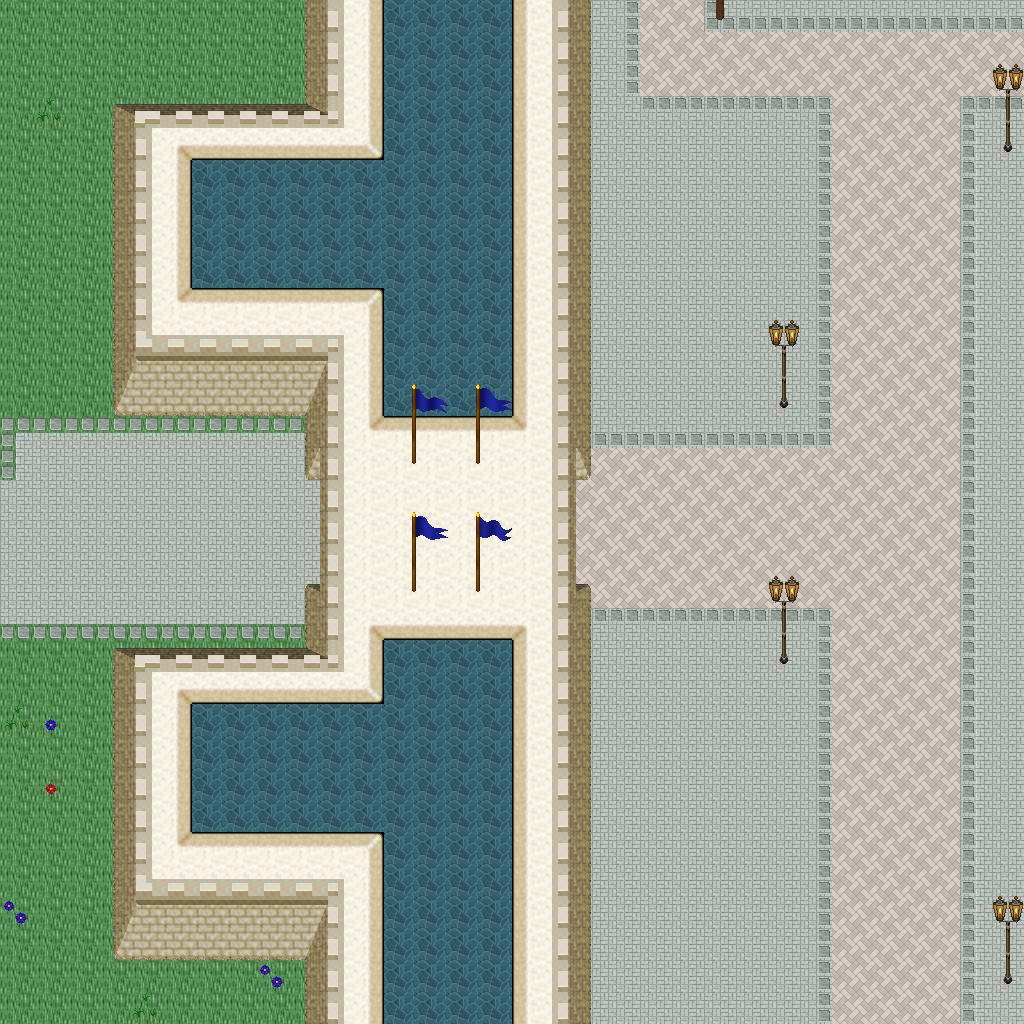

Rendered tile map (Tiled .tmx) drawn with the repository's tilesets; below, a short description and the map source with its tile grids summarised:
An orthogonal 32x32 tile map with 32x32 px tiles, 5 tile layers (Ground, Objects, Objects2, Above, ...), 1 hidden layer not drawn, 49 tilesets.

<map version="1.10" tiledversion="1.11.0" orientation="orthogonal" renderorder="right-down" width="32" height="32" tilewidth="32" tileheight="32" infinite="0" nextlayerid="11" nextobjectid="1">
 <tileset firstgid="1" name="ground_ground" tilewidth="32" tileheight="32" tilecount="33" columns="3">
  <image source="../drawable/ground_ground.png" width="96" height="352" />
 </tileset>
 <tileset firstgid="34" name="building_castle" tilewidth="32" tileheight="32" tilecount="320" columns="20">
  <image source="../drawable/building_castle.png" width="640" height="512" />
 </tileset>
 <tileset firstgid="354" name="furniture_carpet_carpets_2" tilewidth="32" tileheight="32" tilecount="20" columns="4">
  <image source="../drawable/furniture_carpet_carpets_2.png" width="128" height="160" />
 </tileset>
 <tileset firstgid="374" name="ground_indoor_tiles" tilewidth="32" tileheight="32" tilecount="8" columns="2">
  <image source="../drawable/ground_indoor_tiles.png" width="64" height="128" />
 </tileset>
 <tileset firstgid="382" name="ground_water_pool" tilewidth="32" tileheight="32" tilecount="72" columns="3">
  <image source="../drawable/ground_water_pool.png" width="96" height="768" />
 </tileset>
 <tileset firstgid="454" name="ground_brown_paving" tilewidth="32" tileheight="32" tilecount="2" columns="2">
  <image source="../drawable/ground_brown_paving.png" width="64" height="32" />
 </tileset>
 <tileset firstgid="456" name="ground_spikes" tilewidth="32" tileheight="32" tilecount="1" columns="1">
  <image source="../drawable/ground_spikes.png" width="32" height="32" />
 </tileset>
 <tileset firstgid="457" name="ground_ridge_earth_dark" tilewidth="32" tileheight="32" tilecount="96" columns="12">
  <image source="../drawable/ground_ridge_earth_dark.png" width="384" height="256" />
 </tileset>
 <tileset firstgid="553" name="plant_grasses" tilewidth="32" tileheight="32" tilecount="6" columns="3">
  <image source="../drawable/plant_grasses.png" width="96" height="64" />
 </tileset>
 <tileset firstgid="559" name="ground_water_pool_corners" tilewidth="32" tileheight="32" tilecount="72" columns="3">
  <image source="../drawable/ground_water_pool_corners.png" width="96" height="768" />
 </tileset>
 <tileset firstgid="631" name="building_fence_fence_chunky" tilewidth="32" tileheight="32" tilecount="21" columns="3">
  <image source="../drawable/building_fence_fence_chunky.png" width="96" height="224" />
 </tileset>
 <tileset firstgid="652" name="ground_earth_edges" tilewidth="32" tileheight="32" tilecount="18" columns="6">
  <image source="../drawable/ground_earth_edges.png" width="192" height="96" />
 </tileset>
 <tileset firstgid="670" name="ground_rock_pebbles" tilewidth="32" tileheight="32" tilecount="3" columns="1">
  <image source="../drawable/ground_rock_pebbles.png" width="32" height="96" />
 </tileset>
 <tileset firstgid="673" name="ground_square_patch" tilewidth="32" tileheight="32" tilecount="9" columns="3">
  <image source="../drawable/ground_square_patch.png" width="96" height="96" />
 </tileset>
 <tileset firstgid="682" name="plant_leaves" tilewidth="32" tileheight="32" tilecount="8" columns="4">
  <image source="../drawable/plant_leaves.png" width="128" height="64" />
 </tileset>
 <tileset firstgid="690" name="item_corpse_skull_dark" tilewidth="32" tileheight="32" tilecount="2" columns="2">
  <image source="../drawable/item_corpse_skull_dark.png" width="64" height="32" />
 </tileset>
 <tileset firstgid="692" name="item_corpse_skeleton" tilewidth="32" tileheight="32" tilecount="4" columns="2">
  <image source="../drawable/item_corpse_skeleton.png" width="64" height="64" />
 </tileset>
 <tileset firstgid="696" name="furniture_table_grey_fancy" tilewidth="32" tileheight="32" tilecount="9" columns="3">
  <image source="../drawable/furniture_table_grey_fancy.png" width="96" height="96" />
 </tileset>
 <tileset firstgid="705" name="furniture_table_grey_long" tilewidth="32" tileheight="32" tilecount="4" columns="2">
  <image source="../drawable/furniture_table_grey_long.png" width="64" height="64" />
 </tileset>
 <tileset firstgid="709" name="furniture_table_grey_plain" tilewidth="32" tileheight="32" tilecount="9" columns="3">
  <image source="../drawable/furniture_table_grey_plain.png" width="96" height="96" />
 </tileset>
 <tileset firstgid="718" name="item_gothic_slab" tilewidth="32" tileheight="32" tilecount="1" columns="1">
  <image source="../drawable/item_gothic_slab.png" width="32" height="32" />
 </tileset>
 <tileset firstgid="719" name="logic_creature_gnome" tilewidth="32" tileheight="32" tilecount="6" columns="6">
  <image source="../drawable/logic_creature_gnome.png" width="192" height="32" />
 </tileset>
 <tileset firstgid="725" name="logic_creature_animal" tilewidth="32" tileheight="32" tilecount="32" columns="8">
  <image source="../drawable/logic_creature_animal.png" width="256" height="128" />
 </tileset>
 <tileset firstgid="757" name="logic_collision" tilewidth="32" tileheight="32" tilecount="1" columns="1">
  <image source="../drawable/logic_collision.png" width="32" height="32" />
 </tileset>
 <tileset firstgid="758" name="ground_water_pool_deep" tilewidth="32" tileheight="32" tilecount="72" columns="3">
  <image source="../drawable/ground_water_pool_deep.png" width="96" height="768" />
 </tileset>
 <tileset firstgid="830" name="object_suspension_bridge" tilewidth="32" tileheight="32" tilecount="24" columns="3">
  <image source="../drawable/object_suspension_bridge.png" width="96" height="256" />
 </tileset>
 <tileset firstgid="854" name="plant_flower_daisy_blue" tilewidth="32" tileheight="32" tilecount="8" columns="2">
  <image source="../drawable/plant_flower_daisy_blue.png" width="64" height="128" />
 </tileset>
 <tileset firstgid="862" name="plant_flower_daisy_red" tilewidth="32" tileheight="32" tilecount="8" columns="2">
  <image source="../drawable/plant_flower_daisy_red.png" width="64" height="128" />
 </tileset>
 <tileset firstgid="870" name="plant_flower_daisy_white" tilewidth="32" tileheight="32" tilecount="8" columns="2">
  <image source="../drawable/plant_flower_daisy_white.png" width="64" height="128" />
 </tileset>
 <tileset firstgid="878" name="plant_flower_daisy_yellow" tilewidth="32" tileheight="32" tilecount="8" columns="2">
  <image source="../drawable/plant_flower_daisy_yellow.png" width="64" height="128" />
 </tileset>
 <tileset firstgid="886" name="plant_tree_tree_green" tilewidth="32" tileheight="32" tilecount="88" columns="8">
  <image source="../drawable/plant_tree_tree_green.png" width="256" height="352" />
 </tileset>
 <tileset firstgid="974" name="ground_rock_pebbles" tilewidth="32" tileheight="32" tilecount="3" columns="1">
  <image source="../drawable/ground_rock_pebbles.png" width="32" height="96" />
 </tileset>
 <tileset firstgid="977" name="item_banners_flag" tilewidth="32" tileheight="32" tilecount="12" columns="3">
  <image source="../drawable/item_banners_flag.png" width="96" height="128" />
 </tileset>
 <tileset firstgid="989" name="item_flagpole" tilewidth="32" tileheight="32" tilecount="3" columns="1">
  <image source="../drawable/item_flagpole.png" width="32" height="96" />
 </tileset>
 <tileset firstgid="992" name="furniture_chair_bench_white" tilewidth="32" tileheight="32" tilecount="8" columns="2">
  <image source="../drawable/furniture_chair_bench_white.png" width="64" height="128" />
 </tileset>
 <tileset firstgid="1000" name="item_statue_flowered_arch" tilewidth="32" tileheight="32" tilecount="24" columns="6">
  <image source="../drawable/item_statue_flowered_arch.png" width="192" height="128" />
 </tileset>
 <tileset firstgid="1024" name="building_decoration_block" tilewidth="32" tileheight="32" tilecount="2" columns="2">
  <image source="../drawable/building_decoration_block.png" width="64" height="32" />
 </tileset>
 <tileset firstgid="1026" name="building_decoration_orbpedestal" tilewidth="32" tileheight="32" tilecount="2" columns="1">
  <image source="../drawable/building_decoration_orbpedestal.png" width="32" height="64" />
 </tileset>
 <tileset firstgid="1028" name="item_statue_urn_with_flowers" tilewidth="32" tileheight="32" tilecount="2" columns="1">
  <image source="../drawable/item_statue_urn_with_flowers.png" width="32" height="64" />
 </tileset>
 <tileset firstgid="1030" name="building_decoration_pool" tilewidth="32" tileheight="32" tilecount="9" columns="3">
  <image source="../drawable/building_decoration_pool.png" width="96" height="96" />
 </tileset>
 <tileset firstgid="1039" name="item_statue_romanic_art1" tilewidth="32" tileheight="32" tilecount="4" columns="2">
  <image source="../drawable/item_statue_romanic_art1.png" width="64" height="64" />
 </tileset>
 <tileset firstgid="1043" name="building_wall_int_clay" tilewidth="32" tileheight="32" tilecount="100" columns="10">
  <image source="../drawable/building_wall_int_clay.png" width="320" height="320" />
 </tileset>
 <tileset firstgid="1143" name="ground_green_paving" tilewidth="32" tileheight="32" tilecount="18" columns="3">
  <image source="../drawable/ground_green_paving.png" width="96" height="192" />
 </tileset>
 <tileset firstgid="1161" name="logic_protection" tilewidth="32" tileheight="32" tilecount="2" columns="2">
  <image source="../drawable/logic_protection.png" width="64" height="32" />
 </tileset>
 <tileset firstgid="1163" name="furniture_other_stick" tilewidth="32" tileheight="32" tilecount="2" columns="1">
  <image source="../drawable/furniture_other_stick.png" width="32" height="64" />
 </tileset>
 <tileset firstgid="1165" name="item_scrying_orb" tilewidth="32" tileheight="32" tilecount="8" columns="8">
  <image source="../drawable/item_scrying_orb.png" width="256" height="32" />
 </tileset>
 <tileset firstgid="1173" name="light_dim_light_7x5" tilewidth="32" tileheight="32" tilecount="35" columns="7">
  <image source="../drawable/light_dim_light_7x5.png" width="224" height="160" />
 </tileset>
 <tileset firstgid="1208" name="light_light_5x5" tilewidth="32" tileheight="32" tilecount="25" columns="5">
  <image source="../drawable/light_light_5x5.png" width="160" height="160" />
 </tileset>
 <tileset firstgid="1233" name="furniture_light_lamp_bronze" tilewidth="32" tileheight="32" tilecount="3" columns="1">
  <image source="../drawable/furniture_light_lamp_bronze.png" width="32" height="96" />
 </tileset>
 <layer id="1" name="Ground" width="32" height="32">
  <data>[1024 cells, 1004 non-empty, 5 distinct tile ids]</data>
 </layer>
 <layer id="2" name="Objects" width="32" height="32">
  <data>[1024 cells, 373 non-empty, 52 distinct tile ids]</data>
 </layer>
 <layer id="3" name="Objects2" width="32" height="32">
  <data>[1024 cells, 18 non-empty, 8 distinct tile ids]</data>
 </layer>
 <layer id="4" name="Above" width="32" height="32">
  <data>[1024 cells, 50 non-empty, 3 distinct tile ids]</data>
 </layer>
 <layer id="5" name="Above2" width="32" height="32">
  <data>[1024 cells, 28 non-empty, 8 distinct tile ids]</data>
 </layer>
 <layer id="6" name="Walkable" width="32" height="32" visible="0">
  <data>[1024 cells, 267 non-empty, 1 distinct tile ids]</data>
 </layer>
 <objectgroup id="7" name="Mapevents" />
 <objectgroup id="8" name="Spawn" />
 <objectgroup id="9" name="Keys" />
 <objectgroup id="10" name="Replace" />
</map>
